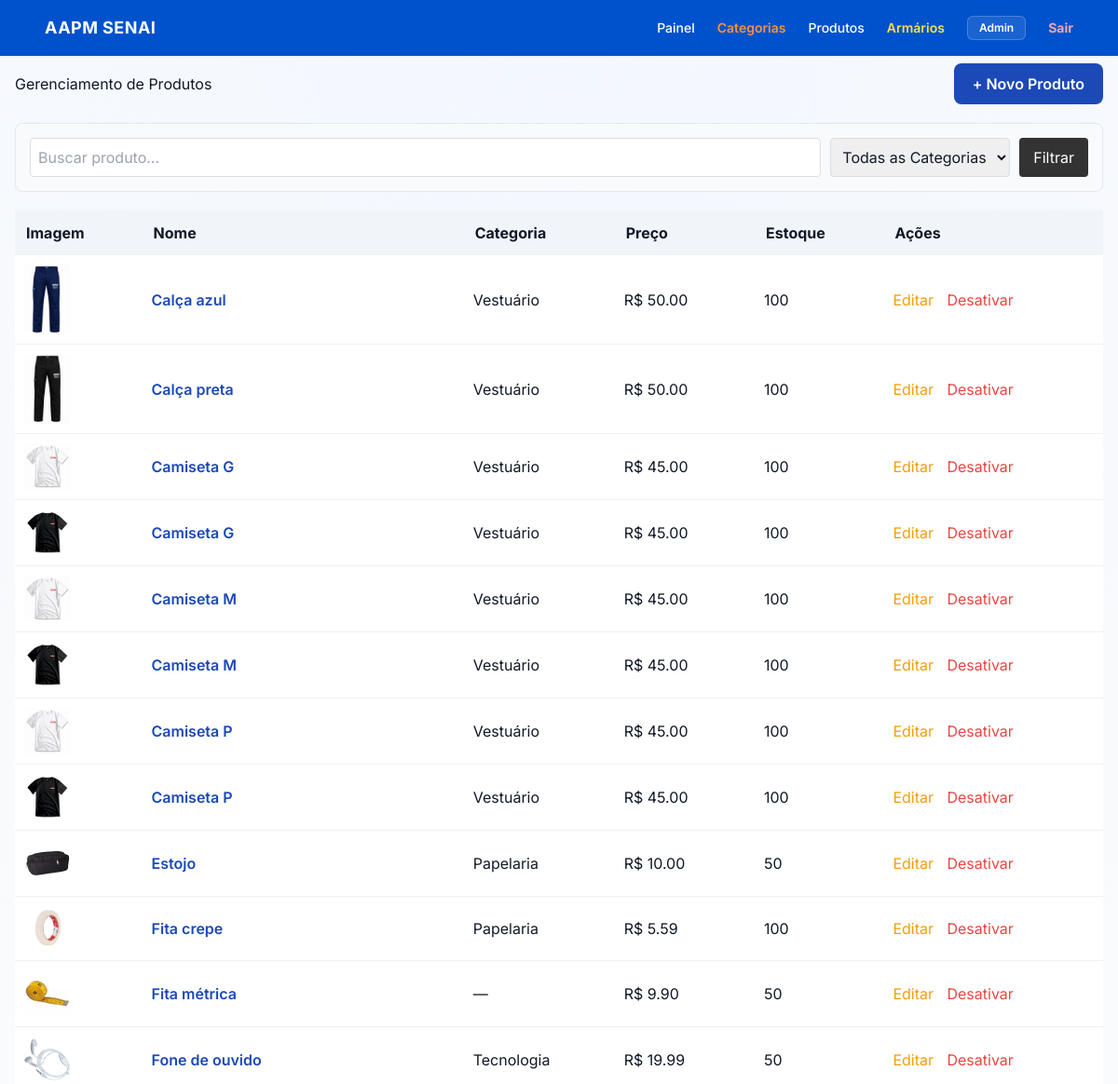
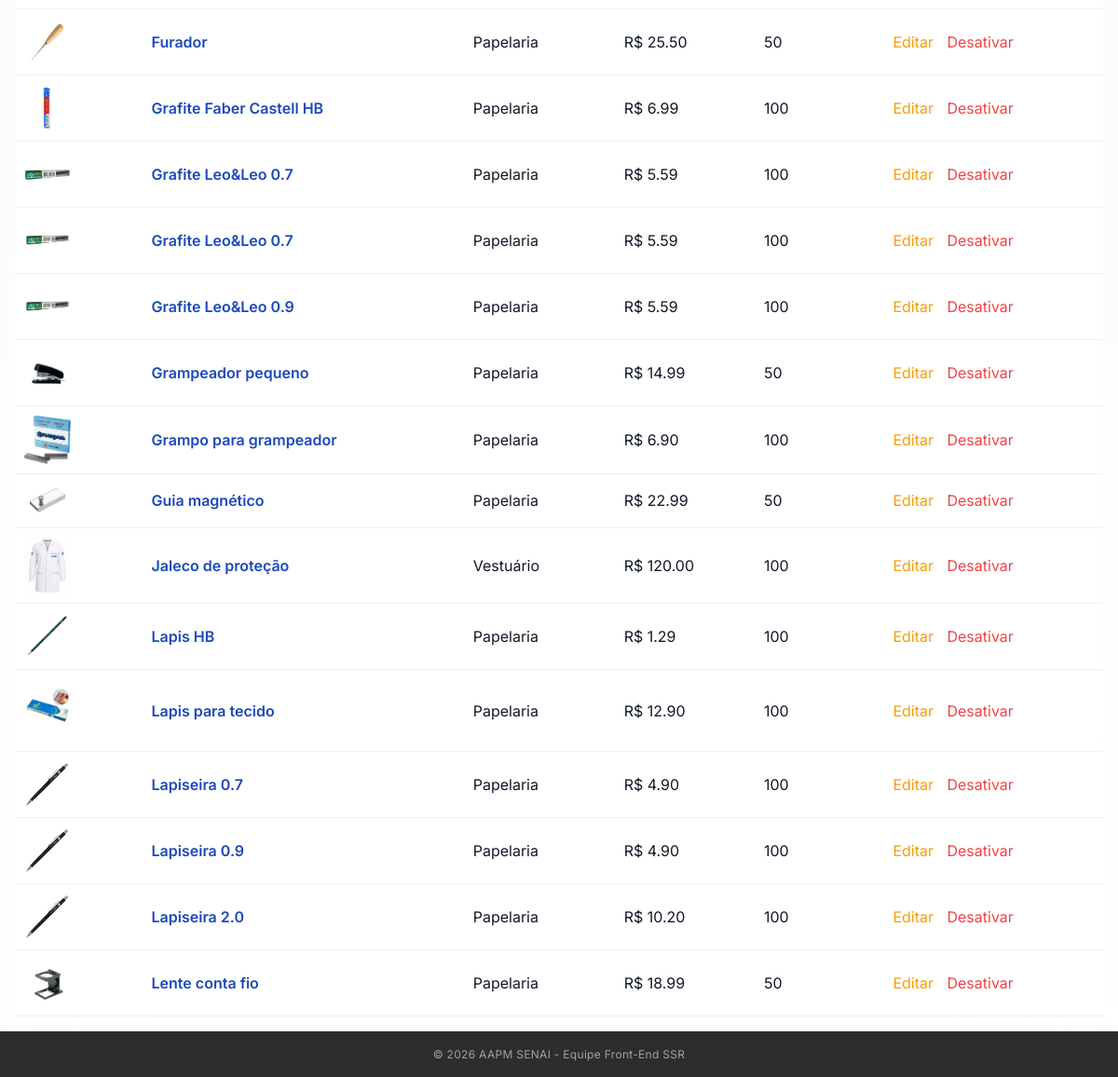
/produtos/ (signed in), run on the app's committed database (2 pictures, top to bottom).
### app/models/produto_model.py (models this page shows, shortened)
class Produto(Base):
    __tablename__ = "produtos"
    id = Column(Integer, primary_key=True, autoincrement=True, index=True)
    nome = Column(String(150), nullable=False, index=True)
    preco = Column(Float, nullable=False, default=0.0)
    estoque_atual = Column(Integer, nullable=False, default=0)
    ativo = Column(Boolean, default=True)
    imagem_path = Column(String(255), nullable=True)
    categoria_id = Column(Integer, ForeignKey("categorias.id", ondelete="SET NULL"), nullable=True)
    categoria = relationship("Categoria", back_populates="produtos")

### app/models/categoria_model.py (models this page shows)
class Categoria(Base):
    __tablename__ = "categorias"
    id = Column(Integer, primary_key=True, autoincrement=True, index=True)
    nome = Column(String(100), nullable=False, unique=True, index=True) # Adicionado index=True para busca rápida
    ativo = Column(Boolean, default=True)
    produtos = relationship(
        "Produto",
        back_populates="categoria",
        cascade="all, delete-orphan", # Garante que se a categoria for deletada, a integridade é mantida
        lazy="select"
    )

### app/controllers/produto_controller.py (the view)
@router.get("/")
def listar_produtos(
    request: Request,
    busca: str = "",
    categoria_id: int = 0,
    db: Session = Depends(get_db),
    payload=Depends(get_current_user)
):
    usuario = _obj(payload)
    query = db.query(Produto).filter(Produto.ativo == True)
    if busca:
        query = query.filter(Produto.nome.ilike(f"%{busca}%"))
    if categoria_id:
        query = query.filter(Produto.categoria_id == categoria_id)
    produtos   = query.order_by(Produto.nome).all()
    categorias = db.query(Categoria).filter(Categoria.ativo == True).all()
    return templates.TemplateResponse(request, "produtos/index.html", {
        "request": request, "usuario": usuario,
        "produtos": produtos, "categorias": categorias,
        "busca": busca, "categoria_id": categoria_id
    })

### app/templates/produtos/index.html (shortened to what this page needs)
{% extends "base.html" %}
{% block conteudo %}
<div style="display: flex; justify-content: space-between; align-items: center; margin-bottom: 20px;">
    <h2>Gerenciamento de Produtos</h2>
    {% if usuario.role == 'ADMIN' %}
        <a href="/produtos/novo" style="background: #1c49b8; color: white; padding: 10px 20px; text-decoration: none; border-radius: 8px; font-weight: 600;">+ Novo Produto</a>
    {% endif %}
</div>
<div style="background: #f8fafc; padding: 15px; border-radius: 8px; margin-bottom: 20px; border: 1px solid #e2e8f0;">
    <form method="get" action="/produtos" style="display: flex; gap: 10px;">
        <input type="text" name="busca" placeholder="Buscar produto..." value="{{ busca }}" style="padding: 8px; border: 1px solid #ddd; border-radius: 4px; flex-grow: 1;">
        <select name="categoria_id" style="padding: 8px; border: 1px solid #ddd; border-radius: 4px;">
            <option value="0">Todas as Categorias</option>
        </select>
        <button type="submit" style="padding: 8px 15px; background: #333; color: white; border: none; border-radius: 4px; cursor: pointer;">Filtrar</button>
    </form>
</div>
<table style="width: 100%; border-collapse: collapse; background: white;">
    <thead>
        <tr style="background: #f1f5f9; text-align: left;">
            <th style="padding: 12px;">Imagem</th>
            <th style="padding: 12px;">Nome</th>
            <th style="padding: 12px;">Categoria</th>
            <th style="padding: 12px;">Preço</th>
            <th style="padding: 12px;">Estoque</th>
            <th style="padding: 12px;">Ações</th>
        </tr>
    </thead>
    <tbody>
        {% for p in produtos %}
        <tr style="border-bottom: 1px solid #f0f0f0;">
            <td style="padding: 10px;">
                <img src="{{ p.imagem_url }}" width="50" height="50" style="object-fit: cover; border-radius: 4px;">
            </td>
            <td style="padding: 10px;"><a href="/produtos/{{ p.id }}" style="color: #1c49b8; text-decoration: none; font-weight: 600;">{{ p.nome }}</a></td>
            <td style="padding: 10px;">{{ p.categoria.nome if p.categoria else "—" }}</td>
            <td style="padding: 10px;">R$ {{ "%.2f"|format(p.preco) }}</td>
            <td style="padding: 10px;">{{ p.estoque_atual }}</td>
            <td style="padding: 10px;">
                {% if usuario.role == 'ADMIN' %}
                    <a href="/produtos/{{ p.id }}/editar" style="margin-right: 10px; color: #f59e0b;">Editar</a>
                    <form action="/produtos/{{ p.id }}/desativar" method="post" style="display:inline" onsubmit="return confirm('Desativar {{ p.nome }}?')">
                        <button type="submit" style="color: #ef4444; border: none; background: none; cursor: pointer;">Desativar</button>
                    </form>
                {% endif %}
            </td>
        </tr>
        {% else %}
        <tr>
            <td colspan="6" style="padding: 20px; text-align: center; color: #888;">Nenhum produto encontrado.</td>
        </tr>
        {% endfor %}
    </tbody>
</table>
{% endblock conteudo %}

### app/templates/base.html (shortened to what this page needs)
<!DOCTYPE html>
<html lang="pt-br" class="h-full">
<head>
    <script src="https://cdn.tailwindcss.com"></script>
    <link rel="stylesheet" href="https://cdnjs.cloudflare.com/ajax/libs/font-awesome/6.4.0/css/all.min.css">
    <link rel="stylesheet" href="/static/css/style.css">
</head>
<body class="bg-gray-50 text-gray-900 min-h-screen flex flex-col">
    <nav class="w-full bg-[#0052cc] text-white px-6 md:px-12 py-4 flex justify-between items-center shadow-sm">
        <div class="text-lg font-bold tracking-wide">
            AAPM SENAI
        </div>
        <div class="flex items-center space-x-6 text-sm font-medium">
            {% if usuario %}
                <a href="/dashboard" class="hover:text-gray-200 transition">
                    Painel
                </a>
                {% if usuario.role == 'ADMIN' %}
                    <a href="/categorias" class="text-orange-400 hover:text-orange-300 font-semibold transition">
                        Categorias
                    </a>
                {% endif %}
                <a href="/produtos" class="hover:text-gray-200 transition">
                    Produtos
                </a>
                {% if usuario.role == 'ADMIN' %}
                    <a href="/armarios/" class="text-yellow-300 hover:text-yellow-200 font-semibold transition">
                        Armários
                    </a>
                {% endif %}
                <span class="bg-white/10 border border-white/20 px-3 py-1 rounded-md text-xs font-semibold">
                    {{ usuario.nome }}
                </span>
                <a href="/auth/logout" class="text-red-300 hover:text-red-400 font-bold transition">
                    Sair
                </a>
            {% else %}
                <a href="/auth/login"
                   class="bg-orange-500 hover:bg-orange-600 text-white px-5 py-1.5 rounded font-semibold shadow-md transition">
                    Login
                </a>
            {% endif %}
        </div>
    </nav>
    <main class="flex-grow px-4 pt-2 pb-4">
        <div class="w-full max-w-7xl mx-auto">
            {% block conteudo %}{% endblock %}
        </div>
    </main>
    <footer class="bg-[#2d2d2d] text-gray-400 text-center py-4 text-xs tracking-wide border-t border-gray-800">
        <p>&copy; 2026 AAPM SENAI - Equipe Front-End SSR</p>
    </footer>
</body>
</html>

### app/static/css/style.css (style rules this page uses)
body { font-family: 'Inter', sans-serif; background: radial-gradient(circle at top, #f3f7ff 0%, #f8fafc 40%, #ffffff 100%); margin: 0; min-height: 100vh; }

### app/templates/base.html (style rules this page uses)
body { font-family: 'Inter', sans-serif; }

### data on the page
Produto: imagem_url (picture), nome "Calça azul", categoria "Vestuário", preco "50.00", estoque_atual "100"
Produto: imagem_url (picture), nome "Calça preta", categoria "Vestuário", preco "50.00", estoque_atual "100"
Produto: imagem_url (picture), nome "Camiseta G", categoria "Vestuário", preco "45.00", estoque_atual "100"
Produto: imagem_url (picture), nome "Camiseta G", categoria "Vestuário", preco "45.00", estoque_atual "100"
Produto: imagem_url (picture), nome "Camiseta M", categoria "Vestuário", preco "45.00", estoque_atual "100"
Produto: imagem_url (picture), nome "Camiseta M", categoria "Vestuário", preco "45.00", estoque_atual "100"
Produto: imagem_url (picture), nome "Camiseta P", categoria "Vestuário", preco "45.00", estoque_atual "100"
Produto: imagem_url (picture), nome "Camiseta P", categoria "Vestuário", preco "45.00", estoque_atual "100"
Produto: imagem_url (picture), nome "Estojo", categoria "Papelaria", preco "10.00", estoque_atual "50"
Produto: imagem_url (picture), nome "Fita crepe", categoria "Papelaria", preco "5.59", estoque_atual "100"
Produto: imagem_url (picture), nome "Fita métrica", categoria "—", preco "9.90", estoque_atual "50"
Produto: imagem_url (picture), nome "Fone de ouvido", categoria "Tecnologia", preco "19.99", estoque_atual "50"
Produto: imagem_url (picture), nome "Furador", categoria "Papelaria", preco "25.50", estoque_atual "50"
Produto: imagem_url (picture), nome "Grafite Faber Castell HB", categoria "Papelaria", preco "6.99", estoque_atual "100"
Produto: imagem_url (picture), nome "Grafite Leo&Leo 0.7", categoria "Papelaria", preco "5.59", estoque_atual "100"
Produto: imagem_url (picture), nome "Grafite Leo&Leo 0.7", categoria "Papelaria", preco "5.59", estoque_atual "100"
Produto: imagem_url (picture), nome "Grafite Leo&Leo 0.9", categoria "Papelaria", preco "5.59", estoque_atual "100"
Produto: imagem_url (picture), nome "Grampeador pequeno", categoria "Papelaria", preco "14.99", estoque_atual "50"
Produto: imagem_url (picture), nome "Grampo para grampeador", categoria "Papelaria", preco "6.90", estoque_atual "100"
Produto: imagem_url (picture), nome "Guia magnético", categoria "Papelaria", preco "22.99", estoque_atual "50"
Produto: imagem_url (picture), nome "Jaleco de proteção", categoria "Vestuário", preco "120.00", estoque_atual "100"
Produto: imagem_url (picture), nome "Lapis HB", categoria "Papelaria", preco "1.29", estoque_atual "100"
Produto: imagem_url (picture), nome "Lapis para tecido", categoria "Papelaria", preco "12.90", estoque_atual "100"
Produto: imagem_url (picture), nome "Lapiseira 0.7", categoria "Papelaria", preco "4.90", estoque_atual "100"
Produto: imagem_url (picture), nome "Lapiseira 0.9", categoria "Papelaria", preco "4.90", estoque_atual "100"
Produto: imagem_url (picture), nome "Lapiseira 2.0", categoria "Papelaria", preco "10.20", estoque_atual "100"
Produto: imagem_url (picture), nome "Lente conta fio", categoria "Papelaria", preco "18.99", estoque_atual "50"

### other printed values
{{ usuario.nome }} "Admin"
